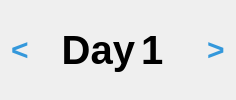
         <widget class="QWidget" name="widget_8" native="true">
          <property name="minimumSize">
           <size>
            <width>0</width>
            <height>50</height>
           </size>
          </property>
          <layout class="QHBoxLayout" name="horizontalLayout_15">
           <property name="topMargin">
            <number>0</number>
           </property>
           <property name="bottomMargin">
            <number>0</number>
           </property>
           <item alignment="Qt::AlignRight">
            <widget class="QPushButton" name="goToPreviousDay">
             <property name="styleSheet">
              <string notr="true">border: none;
background-color: transparent;
font-size: 30px;
font-weight: bold;
color: #3498db;</string>
             </property>
             <property name="text">
              <string>&lt;</string>
             </property>
            </widget>
           </item>
           <item alignment="Qt::AlignHCenter">
            <widget class="QLabel" name="label_13">
             <property name="minimumSize">
              <size>
               <width>100</width>
               <height>0</height>
              </size>
             </property>
             <property name="maximumSize">
              <size>
               <width>100</width>
               <height>16777215</height>
              </size>
             </property>
             <property name="styleSheet">
              <string notr="true">font-size: 30pt;
font-weight: bold;</string>
             </property>
             <property name="text">
              <string>Day</string>
             </property>
             <property name="alignment">
              <set>Qt::AlignRight|Qt::AlignTrailing|Qt::AlignVCenter</set>
             </property>
            </widget>
           </item>
           <item>
            <widget class="QLabel" name="dayNumber">
             <property name="minimumSize">
              <size>
               <width>60</width>
               <height>0</height>
              </size>
             </property>
             <property name="maximumSize">
              <size>
               <width>60</width>
               <height>16777215</height>
              </size>
             </property>
             <property name="styleSheet">
              <string notr="true">font-size: 30pt;
font-weight: bold;</string>
             </property>
             <property name="text">
              <string>1</string>
             </property>
            </widget>
           </item>
           <item alignment="Qt::AlignLeft">
            <widget class="QPushButton" name="goToNextDay">
             <property name="styleSheet">
              <string notr="true">border: none;
background-color: transparent;
font-size: 30px;
font-weight: bold;
color: #3498db;</string>
             </property>
             <property name="text">
              <string>&gt;</string>
             </property>
            </widget>
           </item>
          </layout>
         </widget>
